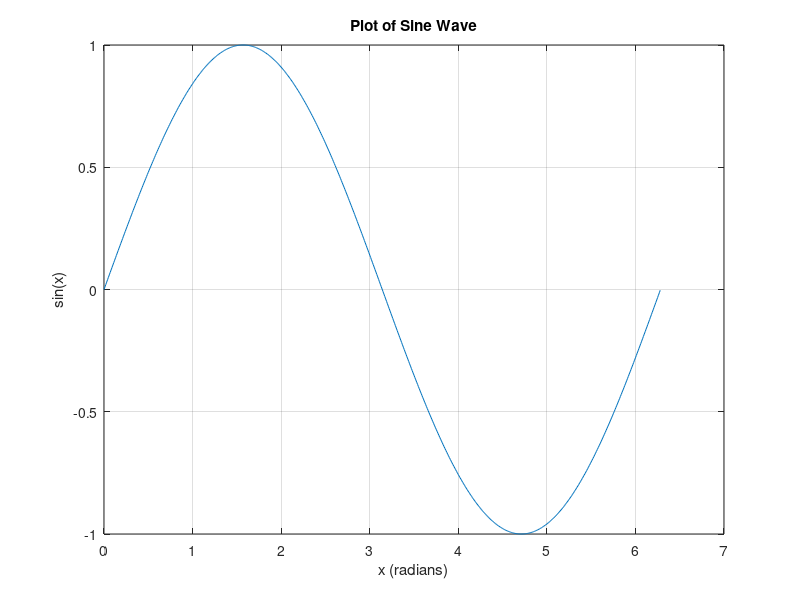

MATLAB code for this plot:
% This MATLAB script plots a sine wave.
% The x-axis ranges from 0 to 2*pi.
% The y-axis shows the corresponding sine values.

% Define the x-axis values from 0 to 2*pi with a small step for smoothness
x = 0:0.01:2*pi;

% Calculate the y-axis values (sine of x)
y = sin(x);

% Create the plot
figure; % Create a new figure window
plot(x, y); % Plot y versus x

% Add labels and title for clarity
xlabel('x (radians)');
ylabel('sin(x)');
title('Plot of Sine Wave');

% Add a grid for better readability
grid on;

% Optional: Save the figure as an image file
% Uncomment the next line if you want to save the plot as a PNG file.
% saveas(gcf, 'sine_wave_plot.png', 'png');
